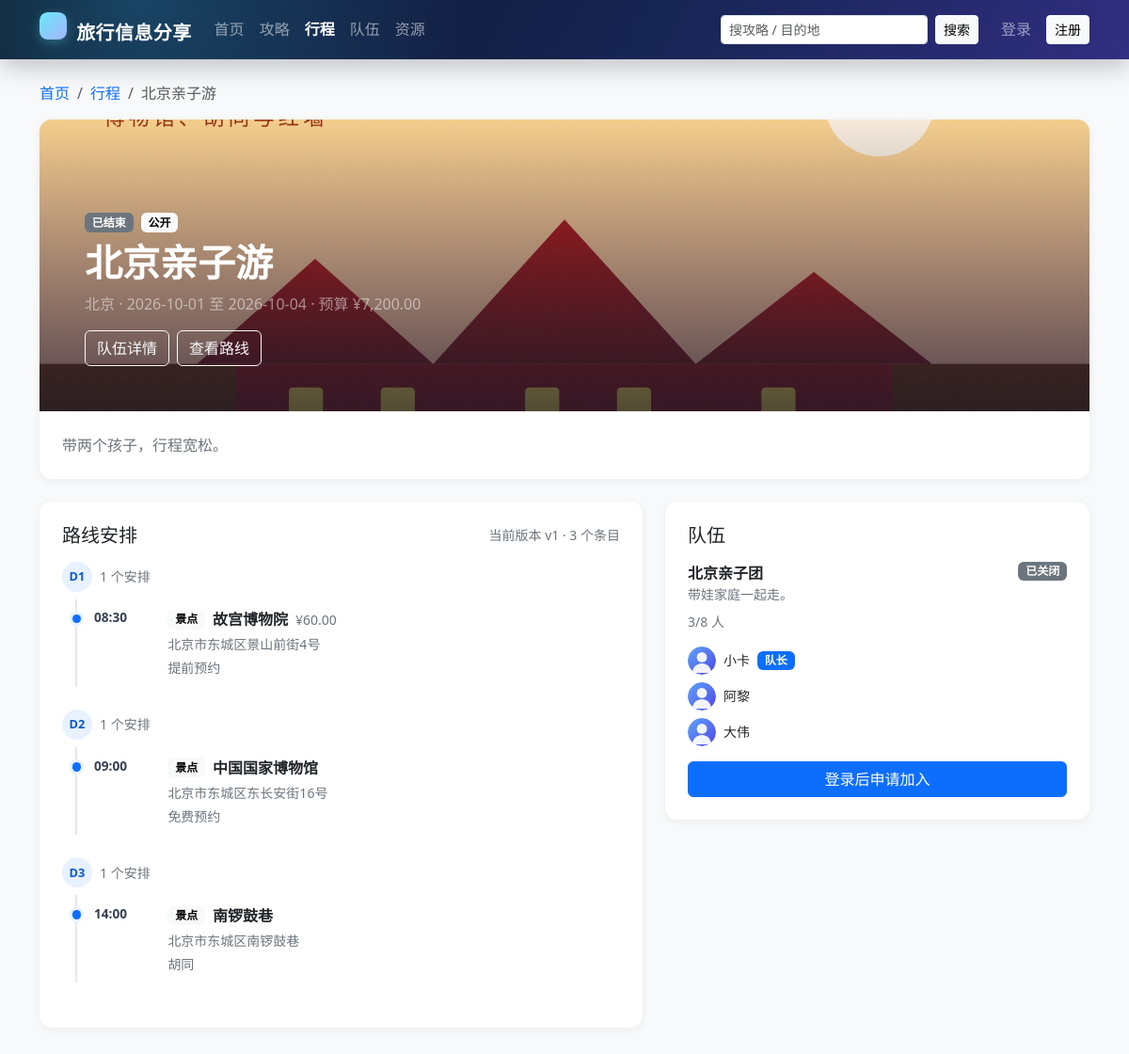
Screenshot of /trip.php?id=3 with the database file from the repository.
### tables this page shows
CREATE TABLE `trip` (
  `id`          INT UNSIGNED NOT NULL AUTO_INCREMENT,
  `owner_id`    INT UNSIGNED NOT NULL COMMENT '行程所有者',
  `title`       VARCHAR(100) NOT NULL,
  `destination` VARCHAR(100) NOT NULL,
  `start_date`  DATE NOT NULL,
  `end_date`    DATE NOT NULL,
  `budget`      DECIMAL(12,2) NOT NULL DEFAULT 0.00,
  `cover`       VARCHAR(500) DEFAULT NULL,
  `description` VARCHAR(1000) DEFAULT NULL,
  `visibility`  ENUM('private','team','public') NOT NULL DEFAULT 'private',
  `status`      ENUM('planning','ongoing','finished') NOT NULL DEFAULT 'planning',
  `created_at`  DATETIME NOT NULL DEFAULT CURRENT_TIMESTAMP,
  `updated_at`  DATETIME NOT NULL DEFAULT CURRENT_TIMESTAMP ON UPDATE CURRENT_TIMESTAMP,
  PRIMARY KEY (`id`),
  KEY `idx_trip_owner` (`owner_id`,`status`),
  KEY `idx_trip_destination` (`destination`),
  KEY `idx_trip_start` (`start_date`),
  CONSTRAINT `fk_trip_owner` FOREIGN KEY (`owner_id`) REFERENCES `user` (`id`) ON DELETE RESTRICT ON UPDATE CASCADE,
  CONSTRAINT `chk_trip_dates`  CHECK (`end_date` >= `start_date`),
  CONSTRAINT `chk_trip_budget` CHECK (`budget` >= 0)
);

CREATE TABLE `route` (
  `id`              INT UNSIGNED NOT NULL AUTO_INCREMENT,
  `trip_id`         INT UNSIGNED NOT NULL,
  `title`           VARCHAR(100) NOT NULL DEFAULT '行程路线',
  `current_version` INT UNSIGNED NOT NULL DEFAULT 1 COMMENT '当前版本号，乐观锁',
  `updated_by`      INT UNSIGNED NOT NULL COMMENT '最后更新人',
  `created_at`      DATETIME NOT NULL DEFAULT CURRENT_TIMESTAMP,
  `updated_at`      DATETIME NOT NULL DEFAULT CURRENT_TIMESTAMP ON UPDATE CURRENT_TIMESTAMP,
  PRIMARY KEY (`id`),
  UNIQUE KEY `uk_route_trip` (`trip_id`),
  KEY `idx_route_updated_by` (`updated_by`),
  CONSTRAINT `fk_route_trip`       FOREIGN KEY (`trip_id`)    REFERENCES `trip` (`id`) ON DELETE CASCADE ON UPDATE CASCADE,
  CONSTRAINT `fk_route_updated_by` FOREIGN KEY (`updated_by`) REFERENCES `user` (`id`) ON DELETE RESTRICT ON UPDATE CASCADE,
  CONSTRAINT `chk_route_version` CHECK (`current_version` >= 1)
);

CREATE TABLE `route_item` (
  `id`         INT UNSIGNED NOT NULL AUTO_INCREMENT,
  `route_id`   INT UNSIGNED NOT NULL,
  `version_no` INT UNSIGNED NOT NULL,
  `day_no`     TINYINT UNSIGNED NOT NULL COMMENT '第几天',
  `seq`        SMALLINT UNSIGNED NOT NULL COMMENT '当天顺序',
  `item_type`  ENUM('spot','food','hotel','traffic','other') NOT NULL DEFAULT 'spot',
  `title`      VARCHAR(100) NOT NULL,
  `address`    VARCHAR(255) DEFAULT NULL,
  `start_time` TIME DEFAULT NULL,
  `end_time`   TIME DEFAULT NULL,
  `cost`       DECIMAL(10,2) NOT NULL DEFAULT 0.00,
  `remark`     VARCHAR(500) DEFAULT NULL,
  `created_at` DATETIME NOT NULL DEFAULT CURRENT_TIMESTAMP,
  PRIMARY KEY (`id`),
  UNIQUE KEY `uk_route_item_seq` (`route_id`,`version_no`,`day_no`,`seq`),
  KEY `idx_route_item_version` (`route_id`,`version_no`,`day_no`),
  CONSTRAINT `fk_route_item_version` FOREIGN KEY (`route_id`,`version_no`)
    REFERENCES `route_version` (`route_id`,`version_no`) ON DELETE CASCADE ON UPDATE CASCADE,
  CONSTRAINT `chk_route_item_day`  CHECK (`day_no` >= 1),
  CONSTRAINT `chk_route_item_seq`  CHECK (`seq` >= 1),
  CONSTRAINT `chk_route_item_cost` CHECK (`cost` >= 0)
);

CREATE TABLE `team` (
  `id`              INT UNSIGNED NOT NULL AUTO_INCREMENT,
  `trip_id`         INT UNSIGNED NOT NULL,
  `leader_id`       INT UNSIGNED NOT NULL COMMENT '队长',
  `name`            VARCHAR(100) NOT NULL,
  `max_members`     TINYINT UNSIGNED NOT NULL DEFAULT 10,
  `current_members` TINYINT UNSIGNED NOT NULL DEFAULT 1 COMMENT '含队长',
  `description`     VARCHAR(500) DEFAULT NULL,
  `status`          ENUM('recruiting','full','ongoing','closed') NOT NULL DEFAULT 'recruiting',
  `created_at`      DATETIME NOT NULL DEFAULT CURRENT_TIMESTAMP,
  `updated_at`      DATETIME NOT NULL DEFAULT CURRENT_TIMESTAMP ON UPDATE CURRENT_TIMESTAMP,
  PRIMARY KEY (`id`),
  UNIQUE KEY `uk_team_trip` (`trip_id`),
  KEY `idx_team_status` (`status`,`created_at`),
  KEY `idx_team_leader` (`leader_id`),
  CONSTRAINT `fk_team_trip`   FOREIGN KEY (`trip_id`)   REFERENCES `trip` (`id`) ON DELETE CASCADE ON UPDATE CASCADE,
  CONSTRAINT `fk_team_leader` FOREIGN KEY (`leader_id`) REFERENCES `user` (`id`) ON DELETE RESTRICT ON UPDATE CASCADE,
  CONSTRAINT `chk_team_max` CHECK (`max_members` BETWEEN 2 AND 50),
  CONSTRAINT `chk_team_current` CHECK (`current_members` >= 1 AND `current_members` <= `max_members`)
);

CREATE TABLE `team_member` (
  `id`           INT UNSIGNED NOT NULL AUTO_INCREMENT,
  `team_id`      INT UNSIGNED NOT NULL,
  `user_id`      INT UNSIGNED NOT NULL,
  `status`       ENUM('pending','approved','rejected','quit','removed') NOT NULL DEFAULT 'pending',
  `apply_reason` VARCHAR(255) DEFAULT NULL,
  `joined_at`    DATETIME DEFAULT NULL,
  `created_at`   DATETIME NOT NULL DEFAULT CURRENT_TIMESTAMP,
  `updated_at`   DATETIME NOT NULL DEFAULT CURRENT_TIMESTAMP ON UPDATE CURRENT_TIMESTAMP,
  PRIMARY KEY (`id`),
  UNIQUE KEY `uk_team_member` (`team_id`,`user_id`),
  KEY `idx_team_member_user` (`user_id`,`status`),
  KEY `idx_team_member_team_status` (`team_id`,`status`),
  CONSTRAINT `fk_team_member_team` FOREIGN KEY (`team_id`) REFERENCES `team` (`id`) ON DELETE CASCADE ON UPDATE CASCADE,
  CONSTRAINT `fk_team_member_user` FOREIGN KEY (`user_id`) REFERENCES `user` (`id`) ON DELETE CASCADE ON UPDATE CASCADE
);

CREATE TABLE `user` (
  `id`            INT UNSIGNED NOT NULL AUTO_INCREMENT COMMENT '用户ID',
  `username`      VARCHAR(50)  NOT NULL                COMMENT '登录名，唯一',
  `password_hash` VARCHAR(255) NOT NULL                COMMENT 'password_hash() 生成的密码散列',
  `nickname`      VARCHAR(50)  NOT NULL                COMMENT '昵称',
  `avatar`        VARCHAR(500) DEFAULT NULL             COMMENT '头像URL',
  `gender`        ENUM('unknown','male','female','other') NOT NULL DEFAULT 'unknown' COMMENT '性别',
  `email`         VARCHAR(100) DEFAULT NULL             COMMENT '邮箱，唯一（可为空）',
  `phone`         VARCHAR(20)  DEFAULT NULL             COMMENT '手机号',
  `intro`         VARCHAR(500) DEFAULT NULL             COMMENT '个人简介',
  `role`          ENUM('user','admin') NOT NULL DEFAULT 'user'   COMMENT '角色',
  `status`        ENUM('active','disabled') NOT NULL DEFAULT 'active' COMMENT '账号状态',
  `created_at`    DATETIME NOT NULL DEFAULT CURRENT_TIMESTAMP,
  `updated_at`    DATETIME NOT NULL DEFAULT CURRENT_TIMESTAMP ON UPDATE CURRENT_TIMESTAMP,
  PRIMARY KEY (`id`),
  UNIQUE KEY `uk_user_username` (`username`),
  UNIQUE KEY `uk_user_email` (`email`),
  KEY `idx_user_role_status` (`role`,`status`),
  KEY `idx_user_nickname` (`nickname`),
  CONSTRAINT `chk_user_username_len` CHECK (CHAR_LENGTH(`username`) BETWEEN 3 AND 50),
  CONSTRAINT `chk_user_nickname_len` CHECK (CHAR_LENGTH(`nickname`) BETWEEN 1 AND 50)
);

### app/db.php (called while the page is built, shortened)
<?php
function db(): PDO
{
    static $pdo = null;
    if ($pdo instanceof PDO) {
        return $pdo;
    }
    $c = config('db');
    $dsn = sprintf(
        'mysql:host=%s;port=%d;dbname=%s;charset=%s',
        $c['host'],
        (int) $c['port'],
        $c['name'],
        $c['charset']
    );
    $pdo = new PDO($dsn, $c['user'], $c['pass'], [
        PDO::ATTR_ERRMODE            => PDO::ERRMODE_EXCEPTION,
        PDO::ATTR_DEFAULT_FETCH_MODE => PDO::FETCH_ASSOC,
        PDO::ATTR_EMULATE_PREPARES   => false,
        PDO::ATTR_STRINGIFY_FETCHES  => false,
    ]);
    $pdo->exec("SET time_zone = '+08:00'");
    return $pdo;
}
function db_all(string $sql, array $params = []): array
{
    $stmt = db()->prepare($sql);
    $stmt->execute($params);
    return $stmt->fetchAll();
}
function db_one(string $sql, array $params = []): ?array
{
    $stmt = db()->prepare($sql);
    $stmt->execute($params);
    $row = $stmt->fetch();
    return $row === false ? null : $row;
}

### app/auth.php (called while the page is built, shortened)
<?php
function current_user(): ?array
{
    if (empty($_SESSION['user_id'])) {
        return null;
    }
    static $cache = [];
    $id = (int) $_SESSION['user_id'];
    $user = db_one(
        'SELECT * FROM `user` WHERE `id` = ? AND `status` = "active" LIMIT 1',
        [$id]
    );
    return $cache[$id] = $user;
}

### public/trip.php (the view, shortened to what this page needs)
<?php
$id = (int) query('id');
$trip = db_one(
    'SELECT t.*, u.`nickname` AS `owner_nickname`, u.`avatar` AS `owner_avatar`
     FROM `trip` t JOIN `user` u ON u.`id` = t.`owner_id`
     WHERE t.`id` = ? LIMIT 1',
    [$id]
);
$me = current_user();
$uid = $me !== null ? (int) $me['id'] : 0;
$team = db_one('SELECT * FROM `team` WHERE `trip_id` = ? LIMIT 1', [$id]);
$isOwner = $me !== null && ((int) $trip['owner_id'] === $uid || is_admin());
$isLeader = $team !== null && $me !== null && (int) $team['leader_id'] === $uid;
$memberRow = null;
$isApproved = $memberRow !== null && $memberRow['status'] === 'approved';
$members = [];
$pendingCount = 0;
if ($team !== null) {
    $members = db_all(
        'SELECT tm.*, u.`nickname`, u.`avatar`, u.`username`
         FROM `team_member` tm JOIN `user` u ON u.`id` = tm.`user_id`
         WHERE tm.`team_id` = ? AND tm.`status` = "approved"
         ORDER BY tm.`joined_at` ASC, tm.`id` ASC',
        [(int) $team['id']]
    );
}
$route = db_one('SELECT * FROM `route` WHERE `trip_id` = ? LIMIT 1', [$id]);
$routeItems = [];
if ($route !== null) {
    $routeItems = db_all(
        'SELECT * FROM `route_item` WHERE `route_id` = ? AND `version_no` = ? ORDER BY `day_no`, `seq`',
        [(int) $route['id'], (int) $route['current_version']]
    );
}
$days = [];
foreach ($routeItems as $item) {
    $days[(int) $item['day_no']][] = $item;
}
$typeLabels = ['spot' => '景点', 'food' => '美食', 'hotel' => '住宿', 'traffic' => '交通', 'other' => '其他'];
require APP_ROOT . '/app/views/header.php';
?>
<nav aria-label="breadcrumb">
    <ol class="breadcrumb small">
        <li class="breadcrumb-item"><a href="<?= e(url('/index.php')) ?>">首页</a></li>
        <li class="breadcrumb-item"><a href="<?= e(url('/trips.php')) ?>">行程</a></li>
        <li class="breadcrumb-item active"><?= e(excerpt($trip['title'], 24)) ?></li>
    </ol>
</nav>
<div class="card border-0 shadow-sm overflow-hidden mb-4">
    <div class="trip-hero" style="background-image:url('<?= e(cover_url($trip['cover'])) ?>')">
        <div class="trip-hero-overlay p-4 p-lg-5">
            <div class="d-flex flex-wrap gap-2 mb-2">
                <?= status_html($trip['status']) ?>
                <span class="badge text-bg-light"><?= e($trip['visibility'] === 'public' ? '公开' : ($trip['visibility'] === 'team' ? '队伍可见' : '私密')) ?></span>
            </div>
            <h1 class="display-6 fw-bold text-white mb-2"><?= e($trip['title']) ?></h1>
            <div class="text-white-50 mb-3"><?= e($trip['destination']) ?> · <?= e(format_date($trip['start_date'])) ?> 至 <?= e(format_date($trip['end_date'])) ?> · 预算 ¥<?= money($trip['budget']) ?></div>
            <div class="d-flex flex-wrap gap-2">
                <?php if ($team !== null): ?>
                    <a class="btn btn-outline-light" href="<?= e(url('/team.php?id=' . $team['id'])) ?>">队伍详情</a>
                <?php elseif ($isOwner): ?>
                    <a class="btn btn-light" href="<?= e(url('/team_edit.php?trip_id=' . $id)) ?>">组建队伍</a>
                <?php endif; ?>
                <a class="btn btn-outline-light" href="<?= e(url('/route.php?trip_id=' . $id)) ?>">查看路线</a>
            </div>
        </div>
    </div>
    <div class="card-body p-4">
        <p class="mb-0 text-secondary"><?= nl2br(e($trip['description'] ?? '这个行程还没有描述。')) ?></p>
    </div>
</div>
<div class="row g-4">
    <div class="col-lg-7">
        <div class="card border-0 shadow-sm mb-4">
            <div class="card-body p-4">
                <div class="d-flex justify-content-between align-items-center mb-3">
                    <h2 class="h5 mb-0">路线安排</h2>
                    <?php if ($route !== null): ?>
                        <span class="small text-secondary">当前版本 v<?= (int) $route['current_version'] ?> · <?= count($routeItems) ?> 个条目</span>
                    <?php endif; ?>
                </div>
                <?php foreach ($days as $dayNo => $items): ?>
                    <div class="route-day mb-4">
                        <div class="d-flex align-items-center gap-2 mb-2">
                            <span class="route-day-badge">D<?= (int) $dayNo ?></span>
                            <span class="text-secondary small"><?= count($items) ?> 个安排</span>
                        </div>
                        <div class="route-timeline">
                            <?php foreach ($items as $item): ?>
                                <div class="route-item">
                                    <div class="route-time"><?= e($item['start_time'] !== null ? substr((string) $item['start_time'], 0, 5) : '—') ?></div>
                                    <div class="flex-grow-1">
                                        <div class="d-flex flex-wrap align-items-center gap-2">
                                            <span class="badge text-bg-light"><?= e($typeLabels[$item['item_type']] ?? $item['item_type']) ?></span>
                                            <strong><?= e($item['title']) ?></strong>
                                            <?php if ((float) $item['cost'] > 0): ?><span class="small text-secondary">¥<?= money($item['cost']) ?></span><?php endif; ?>
                                        </div>
                                        <?php if (!empty($item['address'])): ?><div class="small text-secondary mt-1"><?= e($item['address']) ?></div><?php endif; ?>
                                        <?php if (!empty($item['remark'])): ?><div class="small text-secondary mt-1"><?= e($item['remark']) ?></div><?php endif; ?>
                                    </div>
                                </div>
                            <?php endforeach; ?>
                        </div>
                    </div>
                <?php endforeach; ?>
            </div>
        </div>
    </div>
    <div class="col-lg-5">
        <div class="card border-0 shadow-sm mb-4">
            <div class="card-body p-4">
                <div class="d-flex justify-content-between align-items-center mb-3">
                    <h2 class="h5 mb-0">队伍</h2>
                </div>
                <?php if ($team === null): ?>
                    <div class="text-secondary mb-2">还没有队伍。</div>
                    <?php if ($isOwner): ?><a class="btn btn-primary btn-sm" href="<?= e(url('/team_edit.php?trip_id=' . $id)) ?>">组建队伍</a><?php endif; ?>
                <?php else: ?>
                    <div class="d-flex justify-content-between align-items-start mb-2">
                        <div>
                            <div class="fw-semibold"><?= e($team['name']) ?></div>
                            <div class="small text-secondary"><?= e($team['description'] ?? '') ?></div>
                        </div>
                        <?= status_html($team['status']) ?>
                    </div>
                    <div class="small text-secondary mb-3"><?= (int) $team['current_members'] ?>/<?= (int) $team['max_members'] ?> 人<?php if ($pendingCount > 0): ?> · <?= $pendingCount ?> 个待审核申请<?php endif; ?></div>
                    <div class="vstack gap-2 mb-3">
                        <?php foreach ($members as $m): ?>
                            <div class="d-flex align-items-center gap-2">
                                <img src="<?= e(avatar_url($m['avatar'])) ?>" class="rounded-circle" width="30" height="30" alt="">
                                <span class="small"><?= e($m['nickname']) ?></span>
                                <?php if ((int) $m['user_id'] === (int) $team['leader_id']): ?><span class="badge text-bg-primary">队长</span><?php endif; ?>
                            </div>
                        <?php endforeach; ?>
                    </div>
                    <?php if ($me === null): ?>
                        <a class="btn btn-primary w-100" href="<?= e(url('/login.php?next=' . urlencode('/trip.php?id=' . $id))) ?>">登录后申请加入</a>
                    <?php elseif ($isOwner || $isLeader): ?>
                        <div class="alert alert-light border small mb-0">你是队伍管理者，可在队伍详情中审核申请、发布公告。</div>
                    <?php else: ?>
                        <div class="alert alert-light border small mb-0">队伍当前不可申请。</div>
                    <?php endif; ?>
                <?php endif; ?>
            </div>
        </div>
    </div>
</div>
<?php require APP_ROOT . '/app/views/footer.php'; ?>

### rows the page displays
trip: title "北京亲子游", cover (picture), visibility "公开", destination "北京", start_date "2026-10-01", end_date "2026-10-04", budget "7,200.00", description "带两个孩子，行程宽松。"
route: current_version "1"
route_item: start_time "08:30", item_type "景点", title "故宫博物院", cost "60.00", address "北京市东城区景山前街4号", remark "提前预约"
route_item: start_time "09:00", item_type "景点", title "中国国家博物馆", address "北京市东城区东长安街16号", remark "免费预约"
route_item: start_time "14:00", item_type "景点", title "南锣鼓巷", address "北京市东城区南锣鼓巷", remark "胡同"
team: name "北京亲子团", description "带娃家庭一起走。", current_members "3", max_members "8"
team_member: user.nickname "小卡", shows "队长"
team_member: user.nickname "阿黎"
team_member: user.nickname "大伟"

### other values shown
$label "已结束 已关闭"
count($routeItems) "3"
$dayNo "1"
count($items) "1"
$dayNo "2"
$dayNo "3"
